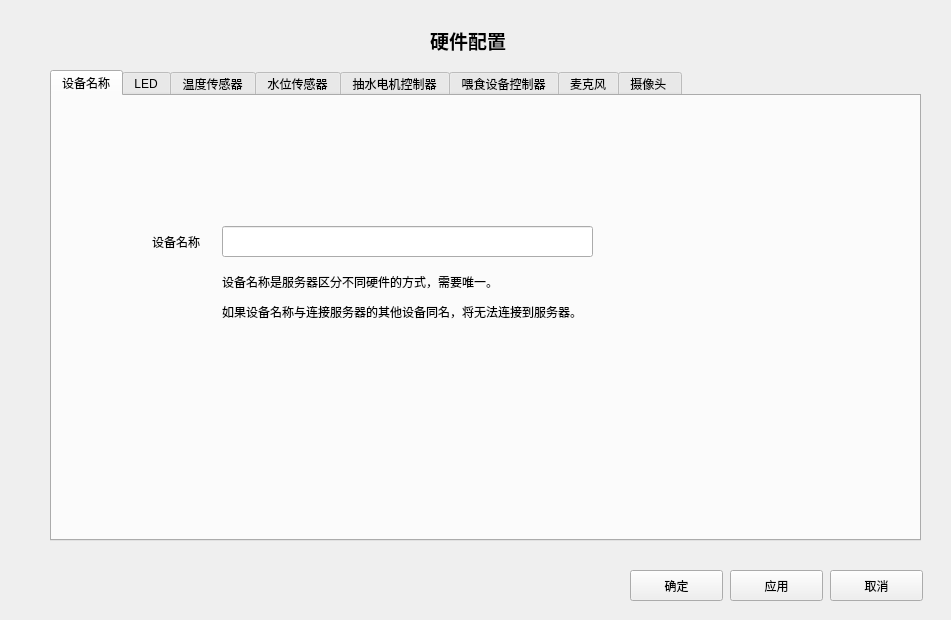
<?xml version="1.0" encoding="UTF-8"?>
<ui version="4.0">
 <class>Form</class>
 <widget class="QWidget" name="Form">
  <property name="geometry">
   <rect>
    <x>0</x>
    <y>0</y>
    <width>951</width>
    <height>620</height>
   </rect>
  </property>
  <property name="windowTitle">
   <string>硬件配置</string>
  </property>
  <widget class="QTabWidget" name="tabWidget">
   <property name="geometry">
    <rect>
     <x>50</x>
     <y>70</y>
     <width>871</width>
     <height>471</height>
    </rect>
   </property>
   <property name="currentIndex">
    <number>0</number>
   </property>
   <widget class="QWidget" name="tab">
    <attribute name="title">
     <string>设备名称</string>
    </attribute>
    <widget class="QLabel" name="label_2">
     <property name="geometry">
      <rect>
       <x>100</x>
       <y>130</y>
       <width>71</width>
       <height>31</height>
      </rect>
     </property>
     <property name="text">
      <string>设备名称</string>
     </property>
    </widget>
    <widget class="QLineEdit" name="deviceNameLineEdit">
     <property name="geometry">
      <rect>
       <x>170</x>
       <y>130</y>
       <width>371</width>
       <height>31</height>
      </rect>
     </property>
    </widget>
    <widget class="QLabel" name="label_3">
     <property name="geometry">
      <rect>
       <x>170</x>
       <y>170</y>
       <width>411</width>
       <height>31</height>
      </rect>
     </property>
     <property name="text">
      <string>设备名称是服务器区分不同硬件的方式，需要唯一。</string>
     </property>
    </widget>
    <widget class="QLabel" name="label_6">
     <property name="geometry">
      <rect>
       <x>170</x>
       <y>200</y>
       <width>491</width>
       <height>31</height>
      </rect>
     </property>
     <property name="text">
      <string>如果设备名称与连接服务器的其他设备同名，将无法连接到服务器。</string>
     </property>
    </widget>
   </widget>
   <widget class="QWidget" name="tab_2">
    <attribute name="title">
     <string>LED</string>
    </attribute>
    <widget class="QCheckBox" name="ledEnableCheckBox">
     <property name="geometry">
      <rect>
       <x>20</x>
       <y>10</y>
       <width>91</width>
       <height>19</height>
      </rect>
     </property>
     <property name="text">
      <string>启用LED</string>
     </property>
     <property name="checked">
      <bool>true</bool>
     </property>
    </widget>
    <widget class="QRadioButton" name="ledUseEventFilesRadioButton">
     <property name="geometry">
      <rect>
       <x>20</x>
       <y>50</y>
       <width>115</width>
       <height>19</height>
      </rect>
     </property>
     <property name="text">
      <string>使用事件文件</string>
     </property>
    </widget>
    <widget class="QLabel" name="ledInputEventFileLabel">
     <property name="geometry">
      <rect>
       <x>50</x>
       <y>80</y>
       <width>131</width>
       <height>20</height>
      </rect>
     </property>
     <property name="text">
      <string>输入事件文件</string>
     </property>
    </widget>
    <widget class="QLineEdit" name="ledInputEventFileLineEdit">
     <property name="geometry">
      <rect>
       <x>150</x>
       <y>80</y>
       <width>551</width>
       <height>21</height>
      </rect>
     </property>
    </widget>
    <widget class="QPushButton" name="ledInputEventFilePushButton">
     <property name="geometry">
      <rect>
       <x>710</x>
       <y>80</y>
       <width>41</width>
       <height>21</height>
      </rect>
     </property>
     <property name="text">
      <string>浏览</string>
     </property>
    </widget>
    <widget class="QLabel" name="ledOutputEventFileLabel">
     <property name="geometry">
      <rect>
       <x>50</x>
       <y>110</y>
       <width>91</width>
       <height>20</height>
      </rect>
     </property>
     <property name="text">
      <string>输出事件文件</string>
     </property>
    </widget>
    <widget class="QLineEdit" name="ledOutputEventFileLineEdit">
     <property name="geometry">
      <rect>
       <x>150</x>
       <y>110</y>
       <width>551</width>
       <height>21</height>
      </rect>
     </property>
    </widget>
    <widget class="QPushButton" name="ledOutputEventFilePushButton">
     <property name="geometry">
      <rect>
       <x>710</x>
       <y>110</y>
       <width>41</width>
       <height>21</height>
      </rect>
     </property>
     <property name="text">
      <string>浏览</string>
     </property>
    </widget>
    <widget class="QRadioButton" name="ledUsePinRadioButton">
     <property name="geometry">
      <rect>
       <x>20</x>
       <y>160</y>
       <width>115</width>
       <height>19</height>
      </rect>
     </property>
     <property name="text">
      <string>监控引脚</string>
     </property>
    </widget>
    <widget class="QLabel" name="ledPinPortLabel">
     <property name="geometry">
      <rect>
       <x>50</x>
       <y>190</y>
       <width>72</width>
       <height>31</height>
      </rect>
     </property>
     <property name="text">
      <string>引脚号</string>
     </property>
    </widget>
    <widget class="QLineEdit" name="ledPinPortLineEdit">
     <property name="geometry">
      <rect>
       <x>110</x>
       <y>190</y>
       <width>113</width>
       <height>31</height>
      </rect>
     </property>
    </widget>
    <widget class="QLabel" name="ledPinPlatformLabel">
     <property name="geometry">
      <rect>
       <x>300</x>
       <y>190</y>
       <width>72</width>
       <height>31</height>
      </rect>
     </property>
     <property name="text">
      <string>平台</string>
     </property>
    </widget>
    <widget class="QComboBox" name="ledPinPlatformComboBox">
     <property name="geometry">
      <rect>
       <x>340</x>
       <y>190</y>
       <width>87</width>
       <height>31</height>
      </rect>
     </property>
     <item>
      <property name="text">
       <string>树莓派</string>
      </property>
     </item>
     <item>
      <property name="text">
       <string>JZ2440</string>
      </property>
     </item>
    </widget>
    <widget class="QRadioButton" name="ledUseVirtualRadioButton">
     <property name="geometry">
      <rect>
       <x>20</x>
       <y>260</y>
       <width>115</width>
       <height>19</height>
      </rect>
     </property>
     <property name="text">
      <string>模拟LED</string>
     </property>
     <property name="checked">
      <bool>false</bool>
     </property>
    </widget>
    <widget class="QLabel" name="ledStatusLabel">
     <property name="geometry">
      <rect>
       <x>50</x>
       <y>290</y>
       <width>91</width>
       <height>31</height>
      </rect>
     </property>
     <property name="text">
      <string>LED状态</string>
     </property>
    </widget>
    <widget class="QComboBox" name="ledOpenCloseComboBox">
     <property name="geometry">
      <rect>
       <x>110</x>
       <y>290</y>
       <width>87</width>
       <height>31</height>
      </rect>
     </property>
     <item>
      <property name="text">
       <string>打开</string>
      </property>
     </item>
     <item>
      <property name="text">
       <string>关闭</string>
      </property>
     </item>
    </widget>
   </widget>
   <widget class="QWidget" name="tab_3">
    <attribute name="title">
     <string>温度传感器</string>
    </attribute>
    <widget class="QRadioButton" name="temperatureUseEventFilesRadioButton">
     <property name="geometry">
      <rect>
       <x>10</x>
       <y>50</y>
       <width>115</width>
       <height>19</height>
      </rect>
     </property>
     <property name="text">
      <string>使用事件文件</string>
     </property>
    </widget>
    <widget class="QPushButton" name="temperatureOutputEventFilePushButton">
     <property name="geometry">
      <rect>
       <x>700</x>
       <y>110</y>
       <width>41</width>
       <height>21</height>
      </rect>
     </property>
     <property name="text">
      <string>浏览</string>
     </property>
    </widget>
    <widget class="QLabel" name="temperatureInputEventFileLabel">
     <property name="geometry">
      <rect>
       <x>40</x>
       <y>80</y>
       <width>131</width>
       <height>20</height>
      </rect>
     </property>
     <property name="text">
      <string>输入事件文件</string>
     </property>
    </widget>
    <widget class="QLabel" name="temperatureOutputEventFileLabel">
     <property name="geometry">
      <rect>
       <x>40</x>
       <y>110</y>
       <width>91</width>
       <height>20</height>
      </rect>
     </property>
     <property name="text">
      <string>输出事件文件</string>
     </property>
    </widget>
    <widget class="QCheckBox" name="temperatureEnableCheckBox">
     <property name="geometry">
      <rect>
       <x>10</x>
       <y>10</y>
       <width>161</width>
       <height>19</height>
      </rect>
     </property>
     <property name="text">
      <string>启用温度传感器</string>
     </property>
     <property name="checked">
      <bool>true</bool>
     </property>
    </widget>
    <widget class="QLineEdit" name="temperatureInputEventFileLineEdit">
     <property name="geometry">
      <rect>
       <x>140</x>
       <y>80</y>
       <width>551</width>
       <height>21</height>
      </rect>
     </property>
    </widget>
    <widget class="QPushButton" name="temperatureInputEventFilePushButton">
     <property name="geometry">
      <rect>
       <x>700</x>
       <y>80</y>
       <width>41</width>
       <height>21</height>
      </rect>
     </property>
     <property name="text">
      <string>浏览</string>
     </property>
    </widget>
    <widget class="QLabel" name="temperatureValueLabel">
     <property name="geometry">
      <rect>
       <x>40</x>
       <y>190</y>
       <width>91</width>
       <height>31</height>
      </rect>
     </property>
     <property name="text">
      <string>温度(℃)：</string>
     </property>
    </widget>
    <widget class="QRadioButton" name="temperatureUseVirtualRadioButton">
     <property name="geometry">
      <rect>
       <x>10</x>
       <y>160</y>
       <width>181</width>
       <height>19</height>
      </rect>
     </property>
     <property name="text">
      <string>模拟温度传感器</string>
     </property>
     <property name="checked">
      <bool>true</bool>
     </property>
    </widget>
    <widget class="QLineEdit" name="temperatureOutputEventFileLineEdit">
     <property name="geometry">
      <rect>
       <x>140</x>
       <y>110</y>
       <width>551</width>
       <height>21</height>
      </rect>
     </property>
    </widget>
    <widget class="QDoubleSpinBox" name="temperatureValueDoubleSpinBox">
     <property name="geometry">
      <rect>
       <x>120</x>
       <y>190</y>
       <width>91</width>
       <height>31</height>
      </rect>
     </property>
    </widget>
   </widget>
   <widget class="QWidget" name="tab_4">
    <attribute name="title">
     <string>水位传感器</string>
    </attribute>
    <widget class="QLabel" name="waterLevelInputEventFileLabel">
     <property name="geometry">
      <rect>
       <x>50</x>
       <y>90</y>
       <width>131</width>
       <height>20</height>
      </rect>
     </property>
     <property name="text">
      <string>输入事件文件</string>
     </property>
    </widget>
    <widget class="QDoubleSpinBox" name="waterLevelValueDoubleSpinBox">
     <property name="geometry">
      <rect>
       <x>130</x>
       <y>200</y>
       <width>91</width>
       <height>31</height>
      </rect>
     </property>
    </widget>
    <widget class="QLineEdit" name="waterLevelInputEventFileLineEdit">
     <property name="geometry">
      <rect>
       <x>150</x>
       <y>90</y>
       <width>551</width>
       <height>21</height>
      </rect>
     </property>
    </widget>
    <widget class="QCheckBox" name="waterLevelEnableCheckBox">
     <property name="geometry">
      <rect>
       <x>20</x>
       <y>20</y>
       <width>161</width>
       <height>19</height>
      </rect>
     </property>
     <property name="text">
      <string>启用水位传感器</string>
     </property>
     <property name="checked">
      <bool>true</bool>
     </property>
    </widget>
    <widget class="QRadioButton" name="waterLevelUseVirtualRadioButton">
     <property name="geometry">
      <rect>
       <x>20</x>
       <y>170</y>
       <width>181</width>
       <height>19</height>
      </rect>
     </property>
     <property name="text">
      <string>模拟水位传感器</string>
     </property>
     <property name="checked">
      <bool>true</bool>
     </property>
    </widget>
    <widget class="QLabel" name="waterLevelValueLabel">
     <property name="geometry">
      <rect>
       <x>50</x>
       <y>200</y>
       <width>91</width>
       <height>31</height>
      </rect>
     </property>
     <property name="text">
      <string>水位(%s)：</string>
     </property>
    </widget>
    <widget class="QLineEdit" name="waterLevelOutputEventFileLineEdit">
     <property name="geometry">
      <rect>
       <x>150</x>
       <y>120</y>
       <width>551</width>
       <height>21</height>
      </rect>
     </property>
    </widget>
    <widget class="QPushButton" name="waterLevelInputEventFilePushButton">
     <property name="geometry">
      <rect>
       <x>710</x>
       <y>90</y>
       <width>41</width>
       <height>21</height>
      </rect>
     </property>
     <property name="text">
      <string>浏览</string>
     </property>
    </widget>
    <widget class="QRadioButton" name="waterLevelUseEventFilesRadioButton">
     <property name="geometry">
      <rect>
       <x>20</x>
       <y>60</y>
       <width>115</width>
       <height>19</height>
      </rect>
     </property>
     <property name="text">
      <string>使用事件文件</string>
     </property>
    </widget>
    <widget class="QLabel" name="waterLevelOutputEventFileLabel">
     <property name="geometry">
      <rect>
       <x>50</x>
       <y>120</y>
       <width>91</width>
       <height>20</height>
      </rect>
     </property>
     <property name="text">
      <string>输出事件文件</string>
     </property>
    </widget>
    <widget class="QPushButton" name="waterLevelOutputEventFilePushButton">
     <property name="geometry">
      <rect>
       <x>710</x>
       <y>120</y>
       <width>41</width>
       <height>21</height>
      </rect>
     </property>
     <property name="text">
      <string>浏览</string>
     </property>
    </widget>
   </widget>
   <widget class="QWidget" name="tab_5">
    <attribute name="title">
     <string>抽水电机控制器</string>
    </attribute>
    <widget class="QLabel" name="drapWaterPinPortLabel">
     <property name="geometry">
      <rect>
       <x>40</x>
       <y>190</y>
       <width>72</width>
       <height>31</height>
      </rect>
     </property>
     <property name="text">
      <string>引脚号</string>
     </property>
    </widget>
    <widget class="QRadioButton" name="drapWaterUseEventFilesRadioButton">
     <property name="geometry">
      <rect>
       <x>10</x>
       <y>50</y>
       <width>115</width>
       <height>19</height>
      </rect>
     </property>
     <property name="text">
      <string>使用事件文件</string>
     </property>
    </widget>
    <widget class="QPushButton" name="drapWaterOutputEventFilePushButton">
     <property name="geometry">
      <rect>
       <x>700</x>
       <y>110</y>
       <width>41</width>
       <height>21</height>
      </rect>
     </property>
     <property name="text">
      <string>浏览</string>
     </property>
    </widget>
    <widget class="QLabel" name="drapWaterInputEventFileLabel">
     <property name="geometry">
      <rect>
       <x>40</x>
       <y>80</y>
       <width>131</width>
       <height>20</height>
      </rect>
     </property>
     <property name="text">
      <string>输入事件文件</string>
     </property>
    </widget>
    <widget class="QLineEdit" name="ledPinPortLineEdit_2">
     <property name="geometry">
      <rect>
       <x>100</x>
       <y>190</y>
       <width>113</width>
       <height>31</height>
      </rect>
     </property>
    </widget>
    <widget class="QLabel" name="drapWaterOutputEventFileLabel">
     <property name="geometry">
      <rect>
       <x>40</x>
       <y>110</y>
       <width>91</width>
       <height>20</height>
      </rect>
     </property>
     <property name="text">
      <string>输出事件文件</string>
     </property>
    </widget>
    <widget class="QCheckBox" name="drapWaterEnableCheckBox">
     <property name="geometry">
      <rect>
       <x>10</x>
       <y>10</y>
       <width>191</width>
       <height>19</height>
      </rect>
     </property>
     <property name="text">
      <string>启用抽水电机控制器</string>
     </property>
     <property name="checked">
      <bool>true</bool>
     </property>
    </widget>
    <widget class="QLabel" name="drapWaterStatusLabel">
     <property name="geometry">
      <rect>
       <x>40</x>
       <y>290</y>
       <width>91</width>
       <height>31</height>
      </rect>
     </property>
     <property name="text">
      <string>抽水电机状态状态</string>
     </property>
    </widget>
    <widget class="QLineEdit" name="drapWaterInputEventFileLineEdit">
     <property name="geometry">
      <rect>
       <x>140</x>
       <y>80</y>
       <width>551</width>
       <height>21</height>
      </rect>
     </property>
    </widget>
    <widget class="QPushButton" name="drapWaterInputEventFilePushButton">
     <property name="geometry">
      <rect>
       <x>700</x>
       <y>80</y>
       <width>41</width>
       <height>21</height>
      </rect>
     </property>
     <property name="text">
      <string>浏览</string>
     </property>
    </widget>
    <widget class="QComboBox" name="drapWaterOpenCloseComboBox">
     <property name="geometry">
      <rect>
       <x>150</x>
       <y>290</y>
       <width>111</width>
       <height>31</height>
      </rect>
     </property>
     <item>
      <property name="text">
       <string>正在抽水</string>
      </property>
     </item>
     <item>
      <property name="text">
       <string>停止抽水</string>
      </property>
     </item>
    </widget>
    <widget class="QRadioButton" name="drapWaterUseVirtualRadioButton">
     <property name="geometry">
      <rect>
       <x>10</x>
       <y>260</y>
       <width>181</width>
       <height>19</height>
      </rect>
     </property>
     <property name="text">
      <string>模拟抽水电机控制器</string>
     </property>
     <property name="checked">
      <bool>false</bool>
     </property>
    </widget>
    <widget class="QRadioButton" name="drapWaterUsePinRadioButton">
     <property name="geometry">
      <rect>
       <x>10</x>
       <y>160</y>
       <width>115</width>
       <height>19</height>
      </rect>
     </property>
     <property name="text">
      <string>监控引脚</string>
     </property>
    </widget>
    <widget class="QLineEdit" name="ledOutputEventFileLineEdit_2">
     <property name="geometry">
      <rect>
       <x>140</x>
       <y>110</y>
       <width>551</width>
       <height>21</height>
      </rect>
     </property>
    </widget>
    <widget class="QComboBox" name="drapWaterPinPlatformComboBox">
     <property name="geometry">
      <rect>
       <x>330</x>
       <y>190</y>
       <width>87</width>
       <height>31</height>
      </rect>
     </property>
     <item>
      <property name="text">
       <string>树莓派</string>
      </property>
     </item>
     <item>
      <property name="text">
       <string>JZ2440</string>
      </property>
     </item>
    </widget>
    <widget class="QLabel" name="drapWaterPinPlatformLabel">
     <property name="geometry">
      <rect>
       <x>290</x>
       <y>190</y>
       <width>72</width>
       <height>31</height>
      </rect>
     </property>
     <property name="text">
      <string>平台</string>
     </property>
    </widget>
   </widget>
   <widget class="QWidget" name="tab_11">
    <attribute name="title">
     <string>喂食设备控制器</string>
    </attribute>
    <widget class="QLabel" name="feedPinPortLabel">
     <property name="geometry">
      <rect>
       <x>40</x>
       <y>200</y>
       <width>72</width>
       <height>31</height>
      </rect>
     </property>
     <property name="text">
      <string>引脚号</string>
     </property>
    </widget>
    <widget class="QRadioButton" name="feedUseEventFilesRadioButton">
     <property name="geometry">
      <rect>
       <x>10</x>
       <y>60</y>
       <width>115</width>
       <height>19</height>
      </rect>
     </property>
     <property name="text">
      <string>使用事件文件</string>
     </property>
    </widget>
    <widget class="QPushButton" name="feedOutputEventFilePushButton">
     <property name="geometry">
      <rect>
       <x>700</x>
       <y>120</y>
       <width>41</width>
       <height>21</height>
      </rect>
     </property>
     <property name="text">
      <string>浏览</string>
     </property>
    </widget>
    <widget class="QLabel" name="feedInputEventFileLabel">
     <property name="geometry">
      <rect>
       <x>40</x>
       <y>90</y>
       <width>131</width>
       <height>20</height>
      </rect>
     </property>
     <property name="text">
      <string>输入事件文件</string>
     </property>
    </widget>
    <widget class="QLineEdit" name="feedPinPortLineEdit">
     <property name="geometry">
      <rect>
       <x>100</x>
       <y>200</y>
       <width>113</width>
       <height>31</height>
      </rect>
     </property>
     <property name="text">
      <string/>
     </property>
    </widget>
    <widget class="QLabel" name="feedOutputEventFileLabel">
     <property name="geometry">
      <rect>
       <x>40</x>
       <y>120</y>
       <width>91</width>
       <height>20</height>
      </rect>
     </property>
     <property name="text">
      <string>输出事件文件</string>
     </property>
    </widget>
    <widget class="QCheckBox" name="feedEnableCheckBox">
     <property name="geometry">
      <rect>
       <x>10</x>
       <y>20</y>
       <width>201</width>
       <height>19</height>
      </rect>
     </property>
     <property name="text">
      <string>启用喂食设备控制器</string>
     </property>
     <property name="checked">
      <bool>true</bool>
     </property>
    </widget>
    <widget class="QLineEdit" name="feedInputEventFileLineEdit">
     <property name="geometry">
      <rect>
       <x>140</x>
       <y>90</y>
       <width>551</width>
       <height>21</height>
      </rect>
     </property>
     <property name="text">
      <string/>
     </property>
    </widget>
    <widget class="QPushButton" name="feedInputEventFilePushButton">
     <property name="geometry">
      <rect>
       <x>700</x>
       <y>90</y>
       <width>41</width>
       <height>21</height>
      </rect>
     </property>
     <property name="text">
      <string>浏览</string>
     </property>
    </widget>
    <widget class="QRadioButton" name="feedUseVirtualRadioButton">
     <property name="geometry">
      <rect>
       <x>10</x>
       <y>270</y>
       <width>115</width>
       <height>19</height>
      </rect>
     </property>
     <property name="text">
      <string>模拟喂食设备控制器</string>
     </property>
     <property name="checked">
      <bool>false</bool>
     </property>
    </widget>
    <widget class="QRadioButton" name="feedUsePinRadioButton">
     <property name="geometry">
      <rect>
       <x>10</x>
       <y>170</y>
       <width>115</width>
       <height>19</height>
      </rect>
     </property>
     <property name="text">
      <string>监控引脚</string>
     </property>
    </widget>
    <widget class="QLineEdit" name="feedOutputEventFileLineEdit">
     <property name="geometry">
      <rect>
       <x>140</x>
       <y>120</y>
       <width>551</width>
       <height>21</height>
      </rect>
     </property>
     <property name="text">
      <string/>
     </property>
    </widget>
    <widget class="QComboBox" name="PinPlatformComboBox">
     <property name="geometry">
      <rect>
       <x>330</x>
       <y>200</y>
       <width>87</width>
       <height>31</height>
      </rect>
     </property>
     <item>
      <property name="text">
       <string>树莓派</string>
      </property>
     </item>
     <item>
      <property name="text">
       <string>JZ2440</string>
      </property>
     </item>
    </widget>
    <widget class="QLabel" name="feedPinPlatformLabel">
     <property name="geometry">
      <rect>
       <x>290</x>
       <y>200</y>
       <width>72</width>
       <height>31</height>
      </rect>
     </property>
     <property name="text">
      <string>平台</string>
     </property>
    </widget>
   </widget>
   <widget class="QWidget" name="tab_12">
    <attribute name="title">
     <string>麦克风</string>
    </attribute>
    <widget class="QLabel" name="soundLocalSoundLabel">
     <property name="geometry">
      <rect>
       <x>40</x>
       <y>190</y>
       <width>72</width>
       <height>31</height>
      </rect>
     </property>
     <property name="text">
      <string>麦克风</string>
     </property>
    </widget>
    <widget class="QCheckBox" name="soundEnableCheckBox">
     <property name="geometry">
      <rect>
       <x>10</x>
       <y>10</y>
       <width>191</width>
       <height>19</height>
      </rect>
     </property>
     <property name="text">
      <string>启用麦克风</string>
     </property>
     <property name="checked">
      <bool>true</bool>
     </property>
    </widget>
    <widget class="QLabel" name="soundLocalFileLabel">
     <property name="geometry">
      <rect>
       <x>40</x>
       <y>280</y>
       <width>91</width>
       <height>41</height>
      </rect>
     </property>
     <property name="text">
      <string>音频文件</string>
     </property>
    </widget>
    <widget class="QLabel" name="soundInputEventFileLabel">
     <property name="geometry">
      <rect>
       <x>40</x>
       <y>80</y>
       <width>131</width>
       <height>20</height>
      </rect>
     </property>
     <property name="text">
      <string>输入事件文件</string>
     </property>
    </widget>
    <widget class="QLineEdit" name="soundOutputEventFileLineEdit">
     <property name="geometry">
      <rect>
       <x>140</x>
       <y>110</y>
       <width>551</width>
       <height>21</height>
      </rect>
     </property>
    </widget>
    <widget class="QRadioButton" name="soundUseEventFilesRadioButton">
     <property name="geometry">
      <rect>
       <x>10</x>
       <y>50</y>
       <width>115</width>
       <height>19</height>
      </rect>
     </property>
     <property name="text">
      <string>使用事件文件</string>
     </property>
    </widget>
    <widget class="QLabel" name="soundOutputEventFileLabel">
     <property name="geometry">
      <rect>
       <x>40</x>
       <y>110</y>
       <width>91</width>
       <height>20</height>
      </rect>
     </property>
     <property name="text">
      <string>输出事件文件</string>
     </property>
    </widget>
    <widget class="QLineEdit" name="soundInputEventFileLineEdit">
     <property name="geometry">
      <rect>
       <x>140</x>
       <y>80</y>
       <width>551</width>
       <height>21</height>
      </rect>
     </property>
    </widget>
    <widget class="QRadioButton" name="soundUseLocalSoundRadioButton">
     <property name="geometry">
      <rect>
       <x>10</x>
       <y>160</y>
       <width>115</width>
       <height>19</height>
      </rect>
     </property>
     <property name="text">
      <string>本地麦克风</string>
     </property>
    </widget>
    <widget class="QComboBox" name="soundLocalSoundComboBox">
     <property name="geometry">
      <rect>
       <x>110</x>
       <y>190</y>
       <width>581</width>
       <height>31</height>
      </rect>
     </property>
    </widget>
    <widget class="QPushButton" name="soundOutputEventFilePushButton">
     <property name="geometry">
      <rect>
       <x>700</x>
       <y>110</y>
       <width>41</width>
       <height>21</height>
      </rect>
     </property>
     <property name="text">
      <string>浏览</string>
     </property>
    </widget>
    <widget class="QPushButton" name="soundInputEventFilePushButton">
     <property name="geometry">
      <rect>
       <x>700</x>
       <y>80</y>
       <width>41</width>
       <height>21</height>
      </rect>
     </property>
     <property name="text">
      <string>浏览</string>
     </property>
    </widget>
    <widget class="QRadioButton" name="soundUseLocalFileRadioButton">
     <property name="geometry">
      <rect>
       <x>10</x>
       <y>260</y>
       <width>181</width>
       <height>19</height>
      </rect>
     </property>
     <property name="text">
      <string>本地音频模拟</string>
     </property>
     <property name="checked">
      <bool>false</bool>
     </property>
    </widget>
    <widget class="QPushButton" name="soundLocalFilePushButton">
     <property name="geometry">
      <rect>
       <x>700</x>
       <y>290</y>
       <width>41</width>
       <height>21</height>
      </rect>
     </property>
     <property name="text">
      <string>浏览</string>
     </property>
    </widget>
    <widget class="QLineEdit" name="soundLocalFileLineEdit">
     <property name="geometry">
      <rect>
       <x>120</x>
       <y>290</y>
       <width>571</width>
       <height>21</height>
      </rect>
     </property>
    </widget>
   </widget>
   <widget class="QWidget" name="tab_13">
    <attribute name="title">
     <string>摄像头 </string>
    </attribute>
    <widget class="QPushButton" name="cameraOutputEventFilePushButton">
     <property name="geometry">
      <rect>
       <x>710</x>
       <y>130</y>
       <width>41</width>
       <height>21</height>
      </rect>
     </property>
     <property name="text">
      <string>浏览</string>
     </property>
    </widget>
    <widget class="QLabel" name="cameraLocalFileLabel">
     <property name="geometry">
      <rect>
       <x>50</x>
       <y>300</y>
       <width>91</width>
       <height>41</height>
      </rect>
     </property>
     <property name="text">
      <string>视频文件</string>
     </property>
    </widget>
    <widget class="QPushButton" name="cameraLocalFilePushButton">
     <property name="geometry">
      <rect>
       <x>710</x>
       <y>310</y>
       <width>41</width>
       <height>21</height>
      </rect>
     </property>
     <property name="text">
      <string>浏览</string>
     </property>
    </widget>
    <widget class="QCheckBox" name="cameraEnableCheckBox">
     <property name="geometry">
      <rect>
       <x>20</x>
       <y>30</y>
       <width>191</width>
       <height>19</height>
      </rect>
     </property>
     <property name="text">
      <string>启用摄像头</string>
     </property>
     <property name="checked">
      <bool>true</bool>
     </property>
    </widget>
    <widget class="QRadioButton" name="cameraUseLocalCameraRadioButton">
     <property name="geometry">
      <rect>
       <x>20</x>
       <y>180</y>
       <width>115</width>
       <height>19</height>
      </rect>
     </property>
     <property name="text">
      <string>本地摄像头</string>
     </property>
    </widget>
    <widget class="QRadioButton" name="cameraUseLocalFileRadioButton">
     <property name="geometry">
      <rect>
       <x>20</x>
       <y>280</y>
       <width>181</width>
       <height>19</height>
      </rect>
     </property>
     <property name="text">
      <string>本地视频模拟</string>
     </property>
     <property name="checked">
      <bool>false</bool>
     </property>
    </widget>
    <widget class="QPushButton" name="cameraInputEventFilePushButton">
     <property name="geometry">
      <rect>
       <x>710</x>
       <y>100</y>
       <width>41</width>
       <height>21</height>
      </rect>
     </property>
     <property name="text">
      <string>浏览</string>
     </property>
    </widget>
    <widget class="QLineEdit" name="cameraLocalFileLineEdit">
     <property name="geometry">
      <rect>
       <x>130</x>
       <y>310</y>
       <width>571</width>
       <height>21</height>
      </rect>
     </property>
    </widget>
    <widget class="QLineEdit" name="cameraInputEventFileLineEdit">
     <property name="geometry">
      <rect>
       <x>150</x>
       <y>100</y>
       <width>551</width>
       <height>21</height>
      </rect>
     </property>
    </widget>
    <widget class="QComboBox" name="cameraLocalcameraComboBox">
     <property name="geometry">
      <rect>
       <x>120</x>
       <y>210</y>
       <width>581</width>
       <height>31</height>
      </rect>
     </property>
    </widget>
    <widget class="QRadioButton" name="cameraUseEventFilesRadioButton">
     <property name="geometry">
      <rect>
       <x>20</x>
       <y>70</y>
       <width>115</width>
       <height>19</height>
      </rect>
     </property>
     <property name="text">
      <string>使用事件文件</string>
     </property>
    </widget>
    <widget class="QLabel" name="cameraInputEventFileLabel">
     <property name="geometry">
      <rect>
       <x>50</x>
       <y>100</y>
       <width>131</width>
       <height>20</height>
      </rect>
     </property>
     <property name="text">
      <string>输入事件文件</string>
     </property>
    </widget>
    <widget class="QLabel" name="cameraOutputEventFileLabel">
     <property name="geometry">
      <rect>
       <x>50</x>
       <y>130</y>
       <width>91</width>
       <height>20</height>
      </rect>
     </property>
     <property name="text">
      <string>输出事件文件</string>
     </property>
    </widget>
    <widget class="QLabel" name="cameraLocalCameraLabel">
     <property name="geometry">
      <rect>
       <x>50</x>
       <y>210</y>
       <width>72</width>
       <height>31</height>
      </rect>
     </property>
     <property name="text">
      <string>摄像头</string>
     </property>
    </widget>
    <widget class="QLineEdit" name="cameraOutputEventFileLineEdit">
     <property name="geometry">
      <rect>
       <x>150</x>
       <y>130</y>
       <width>551</width>
       <height>21</height>
      </rect>
     </property>
    </widget>
    <widget class="QLabel" name="cameraStreamLabel">
     <property name="geometry">
      <rect>
       <x>50</x>
       <y>380</y>
       <width>91</width>
       <height>41</height>
      </rect>
     </property>
     <property name="text">
      <string>视频流URL</string>
     </property>
    </widget>
    <widget class="QLineEdit" name="cameraStreamLineEdit">
     <property name="geometry">
      <rect>
       <x>130</x>
       <y>390</y>
       <width>571</width>
       <height>21</height>
      </rect>
     </property>
    </widget>
    <widget class="QRadioButton" name="cameraUseStreamRadioButton">
     <property name="geometry">
      <rect>
       <x>20</x>
       <y>360</y>
       <width>181</width>
       <height>19</height>
      </rect>
     </property>
     <property name="text">
      <string>视频流模拟</string>
     </property>
     <property name="checked">
      <bool>false</bool>
     </property>
    </widget>
   </widget>
  </widget>
  <widget class="QLabel" name="label">
   <property name="geometry">
    <rect>
     <x>430</x>
     <y>20</y>
     <width>151</width>
     <height>41</height>
    </rect>
   </property>
   <property name="font">
    <font>
     <family>Aharoni</family>
     <pointsize>14</pointsize>
     <weight>75</weight>
     <bold>true</bold>
    </font>
   </property>
   <property name="text">
    <string>硬件配置</string>
   </property>
  </widget>
  <widget class="QPushButton" name="cancelPushButton">
   <property name="geometry">
    <rect>
     <x>830</x>
     <y>570</y>
     <width>93</width>
     <height>31</height>
    </rect>
   </property>
   <property name="text">
    <string>取消</string>
   </property>
  </widget>
  <widget class="QPushButton" name="setPushButton">
   <property name="geometry">
    <rect>
     <x>730</x>
     <y>570</y>
     <width>93</width>
     <height>31</height>
    </rect>
   </property>
   <property name="text">
    <string>应用</string>
   </property>
  </widget>
  <widget class="QPushButton" name="okPushButton">
   <property name="geometry">
    <rect>
     <x>630</x>
     <y>570</y>
     <width>93</width>
     <height>31</height>
    </rect>
   </property>
   <property name="text">
    <string>确定</string>
   </property>
  </widget>
 </widget>
 <resources/>
 <connections/>
</ui>
